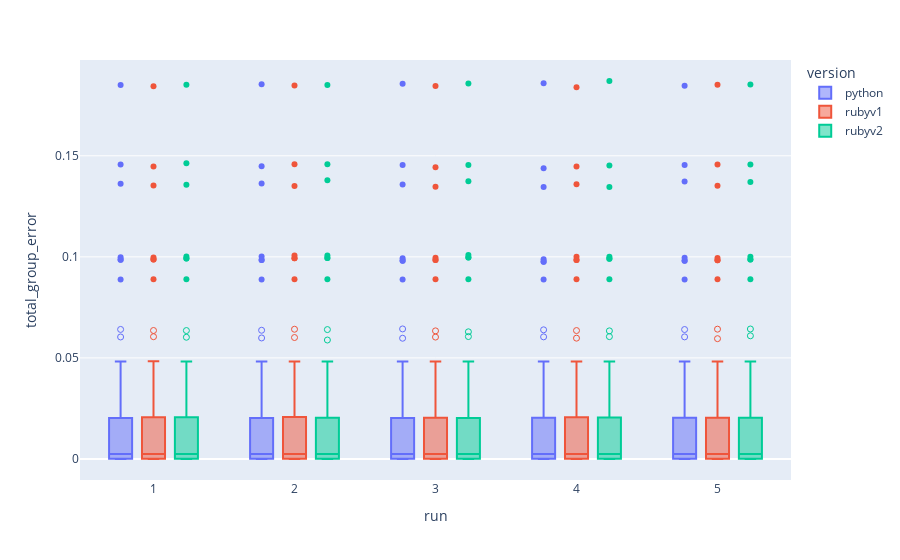

Here is the notebook cell this chart was saved with:
### Code cell
fig = px.box(error_df, x="run", y="total_group_error", color='version',
             points='suspectedoutliers')
fig.show()

### Figure 1 — Plotly figure (JSON) as saved in the notebook; plotly's stock layout.template omitted (floating-point values rounded to 4 significant figures; data arrays with more than 128 entries replaced by an {"elided": "..."} marker saying what was removed)
{"data": [{"alignmentgroup": "True", "boxpoints": "suspectedoutliers", "hovertemplate": "version=python<br>run=%{x}<br>total_group_error=%{y}<extra></extra>", "legendgroup": "python", "marker": {"color": "#636efa"}, "name": "python", "notched": false, "offsetgroup": "python", "orientation": "v", "showlegend": true, "type": "box", "x": {"elided": "665 int values"}, "x0": " ", "xaxis": "x", "y": {"elided": "665 float values"}, "y0": " ", "yaxis": "y"}, {"alignmentgroup": "True", "boxpoints": "suspectedoutliers", "hovertemplate": "version=rubyv1<br>run=%{x}<br>total_group_error=%{y}<extra></extra>", "legendgroup": "rubyv1", "marker": {"color": "#EF553B"}, "name": "rubyv1", "notched": false, "offsetgroup": "rubyv1", "orientation": "v", "showlegend": true, "type": "box", "x": {"elided": "665 int values"}, "x0": " ", "xaxis": "x", "y": {"elided": "665 float values"}, "y0": " ", "yaxis": "y"}, {"alignmentgroup": "True", "boxpoints": "suspectedoutliers", "hovertemplate": "version=rubyv2<br>run=%{x}<br>total_group_error=%{y}<extra></extra>", "legendgroup": "rubyv2", "marker": {"color": "#00cc96"}, "name": "rubyv2", "notched": false, "offsetgroup": "rubyv2", "orientation": "v", "showlegend": true, "type": "box", "x": {"elided": "665 int values"}, "x0": " ", "xaxis": "x", "y": {"elided": "665 float values"}, "y0": " ", "yaxis": "y"}], "layout": {"boxmode": "group", "legend": {"title": {"text": "version"}, "tracegroupgap": 0}, "margin": {"t": 60}, "xaxis": {"anchor": "y", "domain": [0, 1], "title": {"text": "run"}}, "yaxis": {"anchor": "x", "domain": [0, 1], "title": {"text": "total_group_error"}}}}
